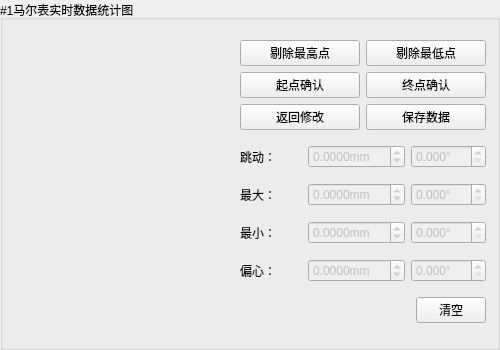
           <widget class="QGroupBox" name="groupBox_3">
            <property name="minimumSize">
             <size>
              <width>500</width>
              <height>350</height>
             </size>
            </property>
            <property name="maximumSize">
             <size>
              <width>16777215</width>
              <height>350</height>
             </size>
            </property>
            <property name="title">
             <string>#1马尔表实时数据统计图</string>
            </property>
            <layout class="QGridLayout" name="gridLayout_6">
             <item row="0" column="0" rowspan="6">
              <widget class="QChartMouseEvent" name="dataStaticGraphicOne" native="true"/>
             </item>
             <item row="0" column="1">
              <layout class="QGridLayout" name="gridLayout_5">
               <item row="0" column="1">
                <widget class="QPushButton" name="removeLowestPoint_1">
                 <property name="minimumSize">
                  <size>
                   <width>120</width>
                   <height>0</height>
                  </size>
                 </property>
                 <property name="maximumSize">
                  <size>
                   <width>120</width>
                   <height>16777215</height>
                  </size>
                 </property>
                 <property name="text">
                  <string>剔除最低点</string>
                 </property>
                </widget>
               </item>
               <item row="0" column="0">
                <widget class="QPushButton" name="removeHighestPoint_1">
                 <property name="minimumSize">
                  <size>
                   <width>120</width>
                   <height>0</height>
                  </size>
                 </property>
                 <property name="maximumSize">
                  <size>
                   <width>120</width>
                   <height>16777215</height>
                  </size>
                 </property>
                 <property name="text">
                  <string>剔除最高点</string>
                 </property>
                </widget>
               </item>
               <item row="1" column="0">
                <widget class="QPushButton" name="startMakesure_1">
                 <property name="minimumSize">
                  <size>
                   <width>120</width>
                   <height>0</height>
                  </size>
                 </property>
                 <property name="maximumSize">
                  <size>
                   <width>120</width>
                   <height>16777215</height>
                  </size>
                 </property>
                 <property name="text">
                  <string>起点确认</string>
                 </property>
                </widget>
               </item>
               <item row="1" column="1">
                <widget class="QPushButton" name="endMakesure_1">
                 <property name="maximumSize">
                  <size>
                   <width>120</width>
                   <height>16777215</height>
                  </size>
                 </property>
                 <property name="text">
                  <string>终点确认</string>
                 </property>
                </widget>
               </item>
               <item row="2" column="0">
                <widget class="QPushButton" name="undoRadialModify">
                 <property name="text">
                  <string>返回修改</string>
                 </property>
                </widget>
               </item>
               <item row="2" column="1">
                <widget class="QPushButton" name="saveRadialCurrentData">
                 <property name="text">
                  <string>保存数据</string>
                 </property>
                </widget>
               </item>
              </layout>
             </item>
             <item row="1" column="1">
              <layout class="QHBoxLayout" name="horizontalLayout_108">
               <item>
                <widget class="QLabel" name="label_101">
                 <property name="minimumSize">
                  <size>
                   <width>35</width>
                   <height>0</height>
                  </size>
                 </property>
                 <property name="maximumSize">
                  <size>
                   <width>80</width>
                   <height>35</height>
                  </size>
                 </property>
                 <property name="text">
                  <string>跳动：</string>
                 </property>
                </widget>
               </item>
               <item>
                <widget class="QDoubleSpinBox" name="sensorOneBeatValue">
                 <property name="enabled">
                  <bool>false</bool>
                 </property>
                 <property name="suffix">
                  <string>mm</string>
                 </property>
                 <property name="decimals">
                  <number>4</number>
                 </property>
                 <property name="minimum">
                  <double>-99.000000000000000</double>
                 </property>
                 <property name="maximum">
                  <double>999.000000000000000</double>
                 </property>
                </widget>
               </item>
               <item>
                <widget class="QDoubleSpinBox" name="sensorOneBeatAngle">
                 <property name="enabled">
                  <bool>false</bool>
                 </property>
                 <property name="suffix">
                  <string>°</string>
                 </property>
                 <property name="decimals">
                  <number>3</number>
                 </property>
                 <property name="maximum">
                  <double>999.000000000000000</double>
                 </property>
                </widget>
               </item>
              </layout>
             </item>
             <item row="2" column="1">
              <layout class="QHBoxLayout" name="horizontalLayout_98">
               <item>
                <widget class="QLabel" name="label_98">
                 <property name="minimumSize">
                  <size>
                   <width>35</width>
                   <height>0</height>
                  </size>
                 </property>
                 <property name="maximumSize">
                  <size>
                   <width>80</width>
                   <height>35</height>
                  </size>
                 </property>
                 <property name="text">
                  <string>最大：</string>
                 </property>
                </widget>
               </item>
               <item>
                <widget class="QDoubleSpinBox" name="sensorOneMaxValue">
                 <property name="enabled">
                  <bool>false</bool>
                 </property>
                 <property name="minimumSize">
                  <size>
                   <width>80</width>
                   <height>0</height>
                  </size>
                 </property>
                 <property name="suffix">
                  <string>mm</string>
                 </property>
                 <property name="decimals">
                  <number>4</number>
                 </property>
                 <property name="minimum">
                  <double>-99.000000000000000</double>
                 </property>
                 <property name="maximum">
                  <double>999.000000000000000</double>
                 </property>
                </widget>
               </item>
               <item>
                <widget class="QDoubleSpinBox" name="sensorOneMaxAngle">
                 <property name="enabled">
                  <bool>false</bool>
                 </property>
                 <property name="suffix">
                  <string>°</string>
                 </property>
                 <property name="decimals">
                  <number>3</number>
                 </property>
                 <property name="maximum">
                  <double>999.000000000000000</double>
                 </property>
                </widget>
               </item>
              </layout>
             </item>
             <item row="3" column="1">
              <layout class="QHBoxLayout" name="horizontalLayout_99">
               <item>
                <widget class="QLabel" name="label_100">
                 <property name="maximumSize">
                  <size>
                   <width>80</width>
                   <height>16777215</height>
                  </size>
                 </property>
                 <property name="text">
                  <string>最小：</string>
                 </property>
                </widget>
               </item>
               <item>
                <widget class="QDoubleSpinBox" name="sensorOneMinValue">
                 <property name="enabled">
                  <bool>false</bool>
                 </property>
                 <property name="suffix">
                  <string>mm</string>
                 </property>
                 <property name="decimals">
                  <number>4</number>
                 </property>
                 <property name="minimum">
                  <double>-99.000000000000000</double>
                 </property>
                 <property name="maximum">
                  <double>999.000000000000000</double>
                 </property>
                </widget>
               </item>
               <item>
                <widget class="QDoubleSpinBox" name="sensorOneMinAngle">
                 <property name="enabled">
                  <bool>false</bool>
                 </property>
                 <property name="suffix">
                  <string>°</string>
                 </property>
                 <property name="decimals">
                  <number>3</number>
                 </property>
                 <property name="maximum">
                  <double>999.000000000000000</double>
                 </property>
                </widget>
               </item>
              </layout>
             </item>
             <item row="4" column="1">
              <layout class="QHBoxLayout" name="horizontalLayout_100">
               <item>
                <widget class="QLabel" name="label_102">
                 <property name="minimumSize">
                  <size>
                   <width>50</width>
                   <height>0</height>
                  </size>
                 </property>
                 <property name="maximumSize">
                  <size>
                   <width>80</width>
                   <height>16777215</height>
                  </size>
                 </property>
                 <property name="text">
                  <string>偏心：</string>
                 </property>
                </widget>
               </item>
               <item>
                <widget class="QDoubleSpinBox" name="sensorOneBiasValue">
                 <property name="enabled">
                  <bool>false</bool>
                 </property>
                 <property name="suffix">
                  <string>mm</string>
                 </property>
                 <property name="decimals">
                  <number>4</number>
                 </property>
                 <property name="minimum">
                  <double>-99.000000000000000</double>
                 </property>
                 <property name="maximum">
                  <double>999.000000000000000</double>
                 </property>
                </widget>
               </item>
               <item>
                <widget class="QDoubleSpinBox" name="sensorOneBiasAngle">
                 <property name="enabled">
                  <bool>false</bool>
                 </property>
                 <property name="suffix">
                  <string>°</string>
                 </property>
                 <property name="decimals">
                  <number>3</number>
                 </property>
                 <property name="maximum">
                  <double>999.000000000000000</double>
                 </property>
                </widget>
               </item>
              </layout>
             </item>
             <item row="5" column="1">
              <layout class="QHBoxLayout" name="horizontalLayout_35">
               <item>
                <widget class="QLabel" name="startAndEndPoint_1">
                 <property name="minimumSize">
                  <size>
                   <width>0</width>
                   <height>20</height>
                  </size>
                 </property>
                 <property name="maximumSize">
                  <size>
                   <width>16777215</width>
                   <height>16777215</height>
                  </size>
                 </property>
                 <property name="text">
                  <string/>
                 </property>
                </widget>
               </item>
               <item>
                <widget class="QPushButton" name="clearRadialPoint">
                 <property name="minimumSize">
                  <size>
                   <width>70</width>
                   <height>0</height>
                  </size>
                 </property>
                 <property name="maximumSize">
                  <size>
                   <width>70</width>
                   <height>16777215</height>
                  </size>
                 </property>
                 <property name="text">
                  <string>清空</string>
                 </property>
                </widget>
               </item>
              </layout>
             </item>
            </layout>
           </widget>
